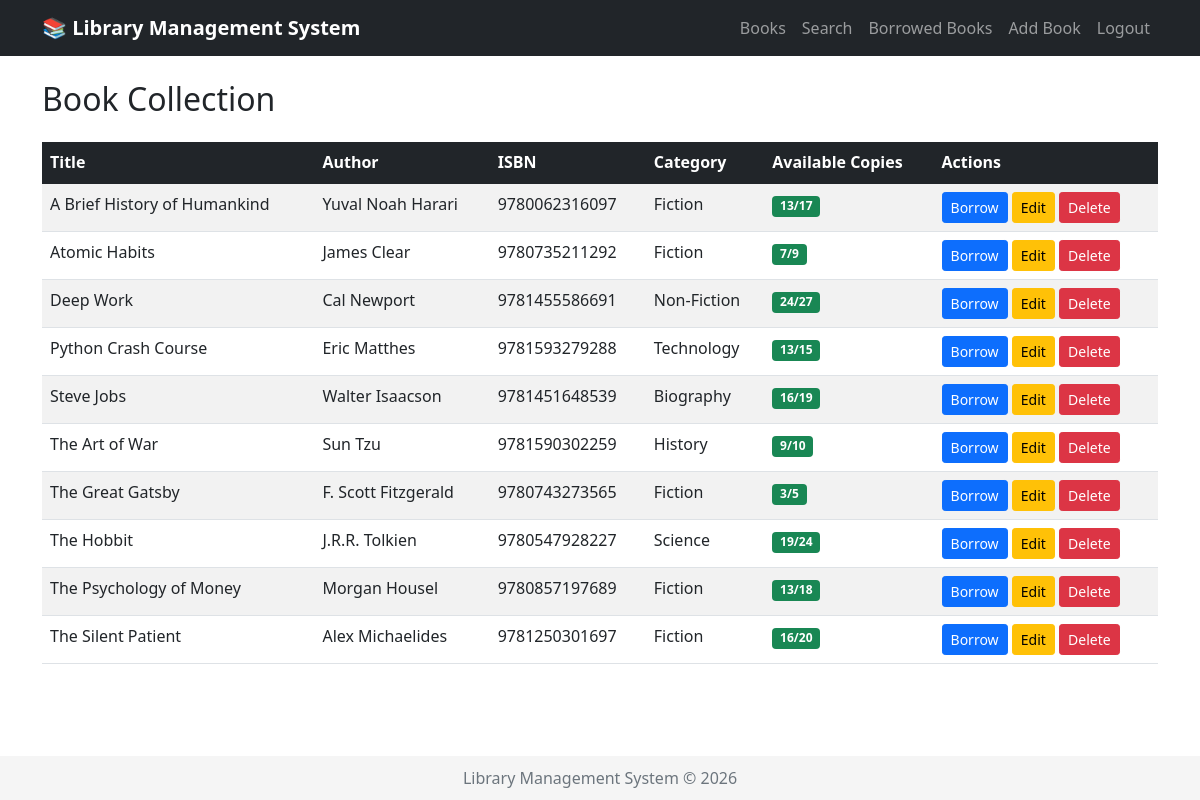
The app's page / (signed in) with its own data.
### books/models.py (models this page shows, shortened)
class Book(models.Model):
    title = models.CharField(max_length=200)
    author = models.CharField(max_length=100)
    isbn = models.CharField(max_length=13, unique=True)
    publisher = models.CharField(max_length=100)
    publication_year = models.IntegerField()
    category = models.CharField(max_length=50)
    total_copies = models.IntegerField(default=1)
    available_copies = models.IntegerField(default=1)
    location = models.CharField(max_length=50, blank=True)
    description = models.TextField(blank=True)
    created_at = models.DateTimeField(auto_now_add=True)
    updated_at = models.DateTimeField(auto_now=True)
    class Meta:
        ordering = ['title']

### books/views.py (the view)
# urls.py: path('', views.book_list, name='book_list'),
@login_required
def book_list(request):
    books = Book.objects.all()
    return render(request, 'book_list.html', {'books': books})

### books/templates/book_list.html
{% extends 'base.html' %}
{% block content %}
<div class="row">
    <div class="col-md-12">
        <h2 class="mb-4">Book Collection</h2>
        <div class="table-responsive">
            <table class="table table-striped table-hover">
                <thead class="table-dark">
                    <tr>
                        <th>Title</th>
                        <th>Author</th>
                        <th>ISBN</th>
                        <th>Category</th>
                        <th>Available Copies</th>
                        <th>Actions</th>
                    </tr>
                </thead>
                <tbody>
                    {% for book in books %}
                    <tr>
                        <td>{{ book.title }}</td>
                        <td>{{ book.author }}</td>
                        <td>{{ book.isbn }}</td>
                        <td>{{ book.category }}</td>
                        <td>
                            {% if book.available_copies > 0 %}
                                <span class="badge bg-success">{{ book.available_copies }}/{{ book.total_copies }}</span>
                            {% else %}
                                <span class="badge bg-danger">Not Available</span>
                            {% endif %}
                        </td>
                        <td>
                            {% if book.available_copies > 0 %}
                            <a href="{% url 'borrow_book' book.id %}" class="btn btn-sm btn-primary">Borrow</a>
                            {% endif %}
                            {% if user.is_staff %}
                            <a href="{% url 'edit_book' book.id %}" class="btn btn-sm btn-warning">Edit</a>
                            <a href="{% url 'delete_book' book.id %}" class="btn btn-sm btn-danger" onclick="return confirm('Are you sure?')">Delete</a>
                            {% endif %}
                        </td>
                    </tr>
                    {% empty %}
                    <tr>
                        <td colspan="6" class="text-center">No books available in the library.</td>
                    </tr>
                    {% endfor %}
                </tbody>
            </table>
        </div>
    </div>
</div>
{% endblock %}

### books/templates/base.html (shortened to what this page needs)
<!DOCTYPE html>
<html lang="en">
<head>
    <link href="https://cdn.jsdelivr.net/npm/bootstrap@5.1.3/dist/css/bootstrap.min.css" rel="stylesheet">
</head>
<body>
    <nav class="navbar navbar-expand-lg navbar-dark bg-dark">
        <div class="container">
            <a class="navbar-brand" href="{% url 'book_list' %}">📚 Library Management System</a>
            <div class="collapse navbar-collapse" id="navbarNav">
                <ul class="navbar-nav ms-auto">
                    <li class="nav-item">
                        <a class="nav-link" href="{% url 'book_list' %}">Books</a>
                    </li>
                    <li class="nav-item">
                        <a class="nav-link" href="{% url 'search_books' %}">Search</a>
                    </li>
                    <li class="nav-item">
                        <a class="nav-link" href="{% url 'borrowed_books' %}">Borrowed Books</a>
                    </li>
                    {% if user.is_staff %}
                    <li class="nav-item">
                        <a class="nav-link" href="{% url 'add_book' %}">Add Book</a>
                    </li>
                    {% endif %}
                    <li class="nav-item">
                        <a class="nav-link" href="{% url 'logout' %}">Logout</a>
                    </li>
                </ul>
            </div>
        </div>
    </nav>
    <div class="container mt-4 content">
        {% block content %}{% endblock %}
    </div>
    <div class="footer">
        <div class="container">
            <span class="text-muted">Library Management System &copy; 2026</span>
        </div>
    </div>
</body>
</html>

### books/templates/base.html (style rules this page uses)
.navbar-brand { font-weight: bold; }
.footer { position: fixed; bottom: 0; width: 100%; background-color: #f5f5f5; padding: 10px; text-align: center; }
.content { margin-bottom: 60px; }

### records on screen
Book: title "A Brief History of Humankind", author "Yuval Noah Harari", isbn "9780062316097", category "Fiction", available_copies "13", total_copies "17", shows "Borrow"
Book: title "Atomic Habits", author "James Clear", isbn "9780735211292", category "Fiction", available_copies "7", total_copies "9", shows "Borrow"
Book: title "Deep Work", author "Cal Newport", isbn "9781455586691", category "Non-Fiction", available_copies "24", total_copies "27", shows "Borrow"
Book: title "Python Crash Course", author "Eric Matthes", isbn "9781593279288", category "Technology", available_copies "13", total_copies "15", shows "Borrow"
Book: title "Steve Jobs", author "Walter Isaacson", isbn "9781451648539", category "Biography", available_copies "16", total_copies "19", shows "Borrow"
Book: title "The Art of War", author "Sun Tzu", isbn "9781590302259", category "History", available_copies "9", total_copies "10", shows "Borrow"
Book: title "The Great Gatsby", author "F. Scott Fitzgerald", isbn "9780743273565", category "Fiction", available_copies "3", total_copies "5", shows "Borrow"
Book: title "The Hobbit", author "J.R.R. Tolkien", isbn "9780547928227", category "Science", available_copies "19", total_copies "24", shows "Borrow"
Book: title "The Psychology of Money", author "Morgan Housel", isbn "9780857197689", category "Fiction", available_copies "13", total_copies "18", shows "Borrow"
Book: title "The Silent Patient", author "Alex Michaelides", isbn "9781250301697", category "Fiction", available_copies "16", total_copies "20", shows "Borrow"
